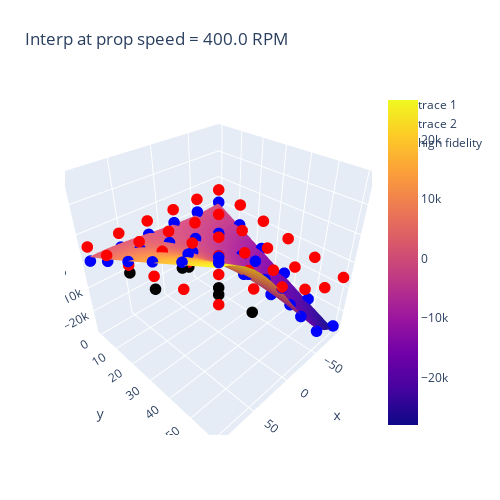

The notebook cell saved with this chart:
### Markdown cell above
Now we can plot

### Code cell
noise_plot_trend_df = lf_noise_df[lf_noise_df.propspeed == rpm]
fig = go.Figure(
    data=[
        go.Surface(
            z=mfk_mat_plt,
            y=airspeed_mat_i[:, :, 0],
            x=discangle_mat_i[:, :, 0],
        ),
        go.Scatter3d(
            x=noise_plot_trend_df.discangle,
            y=noise_plot_trend_df.airspeed,
            z=noise_plot_trend_df.load_noise,
            mode="markers",
            marker=dict(color="black", size=4),
        ),
        go.Scatter3d(
            x=noise_plot_trend_df.discangle,
            y=noise_plot_trend_df.airspeed,
            z=noise_plot_trend_df.load,
            mode="markers",
            marker=dict(color="red", size=4),
        ),
        go.Scatter3d(
            x=hf_plot_trend_df.discangle,
            y=hf_plot_trend_df.airspeed,
            z=hf_plot_trend_df.load,
            mode="markers",
            marker=dict(color="blue", size=4),
            name="high fidelity",
        ),
    ]
)

fig.update_layout(
    title=f"Interp at prop speed = {plot_rpm} RPM",
    autosize=False,
    width=500,
    height=500,
    margin=dict(l=65, r=50, b=65, t=90),
)

fig.show()

### Figure 1 — Plotly figure (JSON) as saved in the notebook; plotly's stock layout.template omitted (floating-point values rounded to 4 significant figures; data arrays with more than 128 entries replaced by an {"elided": "..."} marker saying what was removed)
{"data": [{"type": "surface", "x": {"elided": "57x58 float values"}, "y": {"elided": "57x58 float values"}, "z": {"elided": "57x58 float values"}}, {"marker": {"color": "black", "size": 4}, "mode": "markers", "type": "scatter3d", "x": [-90, -90, -90, -90, -90, -90, -54, -54, -54, -54, -54, -54, -18, -18, -18, -18, -18, -18, 18.0, 18.0, 18.0, 18.0, 18.0, 18.0, 54, 54, 54, 54, 54, 54, 90, 90, 90, 90, 90, 90], "y": [0, 12, 24, 36.0, 48, 60, 0, 12, 24, 36.0, 48, 60, 0, 12, 24, 36.0, 48, 60, 0, 12, 24, 36.0, 48, 60, 0, 12, 24, 36.0, 48, 60, 0, 12, 24, 36.0, 48, 60], "z": [5760, 3456, 1152.0, -1152.0, -3456.0, -5760, 5760, 3896.0, 2032.0, 168.1, -1696.0, -3560.0, 5760, 5048.0, 4336.0, 3624.0, 2912.0, 2200.0, 5760, 6472.0, 7184.0, 7896.0, 8608.0, 9320.0, 5760, 7624.0, 9488.0, 9762.0, 6853.0, 8020.0, 5760, 8064.0, 7821.0, 8612.0, 20920.0, 21740.0]}, {"marker": {"color": "red", "size": 4}, "mode": "markers", "type": "scatter3d", "x": [-90, -90, -90, -90, -90, -90, -54, -54, -54, -54, -54, -54, -18, -18, -18, -18, -18, -18, 18.0, 18.0, 18.0, 18.0, 18.0, 18.0, 54, 54, 54, 54, 54, 54, 90, 90, 90, 90, 90, 90], "y": [0, 12, 24, 36.0, 48, 60, 0, 12, 24, 36.0, 48, 60, 0, 12, 24, 36.0, 48, 60, 0, 12, 24, 36.0, 48, 60, 0, 12, 24, 36.0, 48, 60, 0, 12, 24, 36.0, 48, 60], "z": [5760, 3456, 1152.0, -1152.0, -3456.0, -5760, 5760, 3896.0, 2032.0, 168.1, -1696.0, -3560.0, 5760, 5048.0, 4336.0, 3624.0, 2912.0, 2200.0, 5760, 6472.0, 7184.0, 7896.0, 8608.0, 9320.0, 5760, 7624.0, 9488.0, 11350.0, 13220.0, 15080.0, 5760, 8064.0, 10368, 12670.0, 14976, 17280]}, {"marker": {"color": "blue", "size": 4}, "mode": "markers", "name": "high fidelity", "type": "scatter3d", "x": [-90, -90, -90, -90, -90, -90, -54, -54, -54, -54, -54, -54, -18, -18, -18, -18, -18, -18, 18.0, 18.0, 18.0, 18.0, 18.0, 18.0, 54, 54, 54, 54, 54, 54, 90, 90, 90, 90, 90, 90], "y": [0, 12, 24, 36.0, 48, 60, 0, 12, 24, 36.0, 48, 60, 0, 12, 24, 36.0, 48, 60, 0, 12, 24, 36.0, 48, 60, 0, 12, 24, 36.0, 48, 60, 0, 12, 24, 36.0, 48, 60], "z": [562.4, -4918.0, -10400.0, -15880.0, -21360.0, -26840.0, 562.4, -3871.0, -8305.0, -12740.0, -17170.0, -21610.0, 562.4, -1131.0, -2825.0, -4518.0, -6212.0, -7905.0, 562.4, 2256.0, 3949.0, 5643.0, 7336.0, 9030.0, 562.4, 4996.0, 9430.0, 13860.0, 18300.0, 22730.0, 562.4, 6043.0, 11520.0, 17000.0, 22480.0, 27960.0]}], "layout": {"autosize": false, "height": 500, "margin": {"b": 65, "l": 65, "r": 50, "t": 90}, "title": {"text": "Interp at prop speed = 400.0 RPM"}, "width": 500}}
